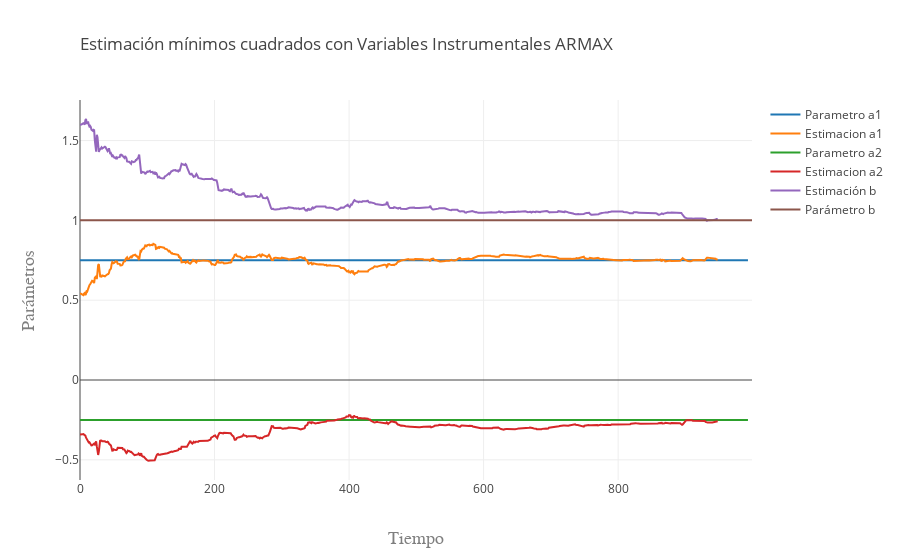

The cell this chart's notebook holds for it:
### Code cell
trace = go.Scatter(
    y = a1,
    x = np.arange(nobs),
    name = 'Parametro a1')

trace1 = go.Scatter(
    y = c1,
    x = np.arange(nobs),
    name = 'Estimacion a1')

trace2 = go.Scatter(
    y = a2,
    x = np.arange(nobs),
    name = 'Parametro a2')

trace3 = go.Scatter(
    y = c2,
    x = np.arange(nobs),
    name = 'Estimacion a2')

trace4 = go.Scatter(
    y = c3,
    x = np.arange(nobs),
    name = 'Estimación b')

trace5 = go.Scatter(
    y = [1 for _ in range(nobs)],
    x = np.arange(nobs),
    name = 'Parámetro b')

layout = go.Layout(
    title=go.layout.Title(
        text='Estimación mínimos cuadrados con Variables Instrumentales ARMAX',
        xref='paper',
        x=0
    ),
    xaxis=go.layout.XAxis(
        title=go.layout.xaxis.Title(
            text='Tiempo',
            font=dict(
                family='Courier New, monospace',
                size=18,
                color='#7f7f7f'
            )
        )
    ),
    yaxis=go.layout.YAxis(
        title=go.layout.yaxis.Title(
            text='Parámetros',
            font=dict(
                family='Courier New, monospace',
                size=18,
                color='#7f7f7f'
            )
        )
    )
)
traces = [trace, trace1, trace2, trace3, trace4, trace5]

fig = go.Figure(data=traces, layout=layout)
py.iplot(fig,filename='ARMAX2')

### Figure 1 — Plotly figure (JSON) as saved in the notebook; plotly's stock layout.template omitted (floating-point values rounded to 4 significant figures; data arrays with more than 128 entries replaced by an {"elided": "..."} marker saying what was removed)
{"data": [{"name": "Parametro a1", "type": "scatter", "uid": "09258595-2d5b-4217-b6fc-c21347a414e5", "x": {"elided": "1000 int values"}, "y": {"elided": "994 float values"}}, {"name": "Estimacion a1", "type": "scatter", "uid": "197c7017-3031-4626-a92e-69c35e33b23c", "x": {"elided": "1000 int values"}, "y": {"elided": "949 float values"}}, {"name": "Parametro a2", "type": "scatter", "uid": "d0130b8e-9445-42d0-857a-25c0aad78984", "x": {"elided": "1000 int values"}, "y": {"elided": "994 float values"}}, {"name": "Estimacion a2", "type": "scatter", "uid": "19e42d1d-af05-4ab1-bc69-19e98d245ce7", "x": {"elided": "1000 int values"}, "y": {"elided": "949 float values"}}, {"name": "Estimación b", "type": "scatter", "uid": "39f1a8d4-cb66-473e-8e13-2efe910a5968", "x": {"elided": "1000 int values"}, "y": {"elided": "949 float values"}}, {"name": "Parámetro b", "type": "scatter", "uid": "06eca1dd-d7b9-4730-8878-1b5599141b46", "x": {"elided": "1000 int values"}, "y": {"elided": "1000 int values"}}], "layout": {"autosize": true, "title": {"text": "Estimación mínimos cuadrados con Variables Instrumentales ARMAX", "x": 0, "xref": "paper"}, "xaxis": {"autorange": true, "range": [0, 999], "title": {"font": {"color": "#7f7f7f", "family": "Courier New, monospace", "size": 18}, "text": "Tiempo"}, "type": "linear"}, "yaxis": {"autorange": true, "range": [-0.6264, 1.754], "title": {"font": {"color": "#7f7f7f", "family": "Courier New, monospace", "size": 18}, "text": "Parámetros"}, "type": "linear"}}}
